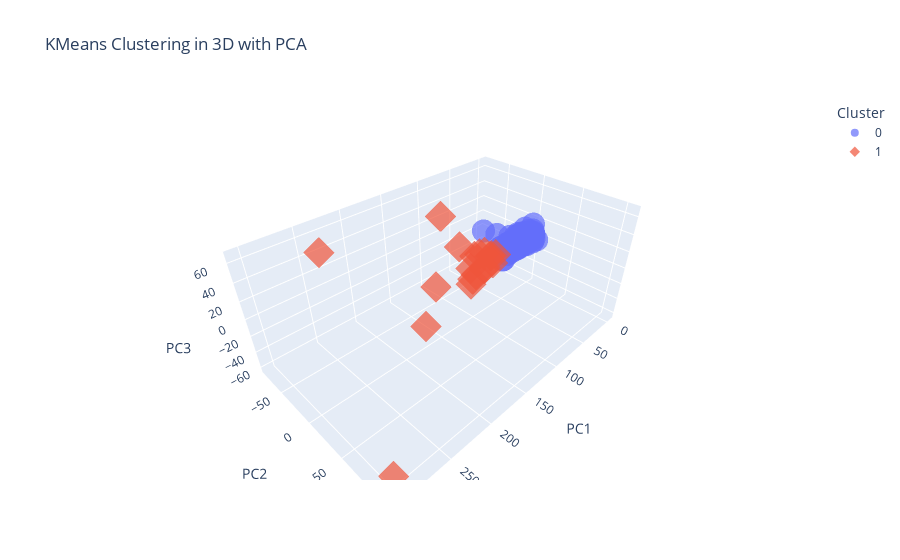

The code cell stored with this chart in its notebook:
### Code cell
df_seq_pathHFiltNorm = 'HCC1806_SmartS_Filtered_Normalised_3000_Data_train.txt'
df_seq_HFiltNorm = pd.read_csv(df_seq_pathHFiltNorm, delimiter=' ')
data_scaled = pd.DataFrame(StandardScaler().fit_transform(df_seq_HFiltNorm), columns=df_seq_HFiltNorm.columns)

# Perform KMeans clustering
kmeans = KMeans(n_clusters=2, random_state=42)
cluster_labels = kmeans.fit_predict(data_scaled)
str_labels = [str(label) for label in cluster_labels]
# centroids = kmeans.cluster_centers_

# Perform PCA to reduce the data to 3 dimensions
pca = PCA(n_components=3)
pca_result = pca.fit_transform(data_scaled)

# Create DataFrame for clustered data
df_clustered = pd.DataFrame({
    'PC1': pca_result[:, 0],
    'PC2': pca_result[:, 1],
    'PC3': pca_result[:, 2],
    'Cluster': str_labels
})

# Plot 
fig = px.scatter_3d(df_clustered, x='PC1', y='PC2', z='PC3', color='Cluster',
                     symbol='Cluster', opacity=0.7, size_max=10,
                     title='KMeans Clustering in 3D with PCA')

fig.show()

### Figure 1 — Plotly figure (JSON) as saved in the notebook; plotly's stock layout.template omitted (floating-point values rounded to 4 significant figures; data arrays with more than 128 entries replaced by an {"elided": "..."} marker saying what was removed)
{"data": [{"hovertemplate": "Cluster=0<br>PC1=%{x}<br>PC2=%{y}<br>PC3=%{z}<extra></extra>", "legendgroup": "0", "marker": {"color": "#636efa", "opacity": 0.7, "symbol": "circle"}, "mode": "markers", "name": "0", "scene": "scene", "showlegend": true, "type": "scatter3d", "x": {"elided": "2981 float values"}, "y": {"elided": "2981 float values"}, "z": {"elided": "2981 float values"}}, {"hovertemplate": "Cluster=1<br>PC1=%{x}<br>PC2=%{y}<br>PC3=%{z}<extra></extra>", "legendgroup": "1", "marker": {"color": "#EF553B", "opacity": 0.7, "symbol": "diamond"}, "mode": "markers", "name": "1", "scene": "scene", "showlegend": true, "type": "scatter3d", "x": [81.98, 81.76, 135.5, 156.0, 302.9, 135.7, 131.9, 232.1, 60.43, 153.2, 75.93, 74.77, 111.4, 101.7, 74.83, 67.81, 74.11, 71.73, 87.21], "y": [-21.13, -14.12, -15.06, 48.25, 107.6, 41.96, -27.48, -81.8, -11.18, -22.05, -6.366, -8.614, 4.225, -21.8, -1.201, 1.146, -16.82, 0.6888, -14.15], "z": [-40.4, -23.93, 67.08, 58.39, -38.83, 51.05, -22.88, 39.54, -6.476, -62.88, -13.38, -16.73, 5.977, 17.3, 2.763, 3.278, -1.157, -5.939, -27.85]}], "layout": {"legend": {"title": {"text": "Cluster"}, "tracegroupgap": 0}, "scene": {"domain": {"x": [0, 1], "y": [0, 1]}, "xaxis": {"title": {"text": "PC1"}}, "yaxis": {"title": {"text": "PC2"}}, "zaxis": {"title": {"text": "PC3"}}}, "title": {"text": "KMeans Clustering in 3D with PCA"}}}
